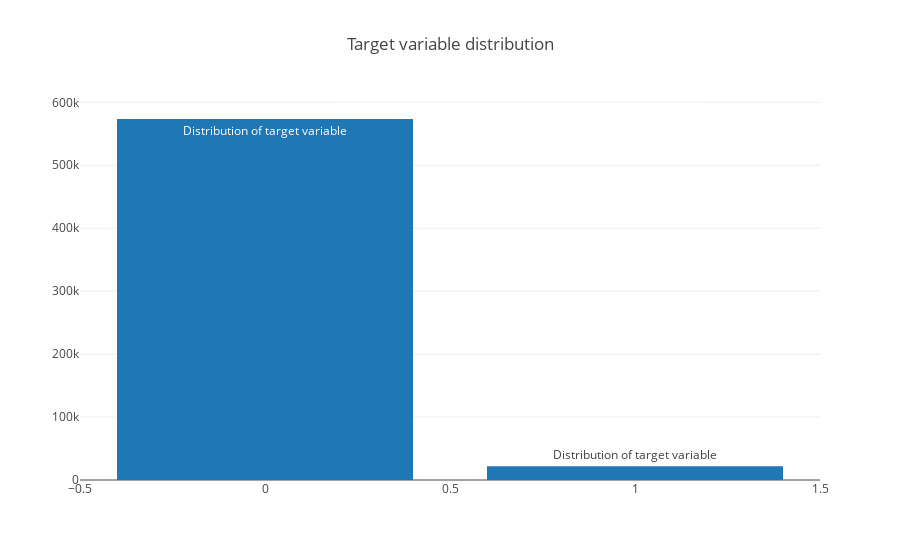

Here is the notebook cell this chart was saved with:
### Code cell
# 멋있게 하려면... (쓸데없어보임ㅎ)
data = [go.Bar(x=train['target'].value_counts().index.values,y=train['target'].value_counts().values, text='Distribution of target variable')]
layout = go.Layout(title='Target variable distribution')
fig = go.Figure(data=data,layout=layout)
py.iplot(fig,filename='basic-bar')

### Figure 1 — Plotly figure (JSON) as saved in the notebook; plotly's stock layout.template omitted (floating-point values rounded to 4 significant figures)
{"data": [{"text": "Distribution of target variable", "type": "bar", "uid": "4664575e-e0e2-42c3-a903-0413cd030382", "x": [0, 1], "y": [573518, 21694]}], "layout": {"title": {"text": "Target variable distribution"}}}
